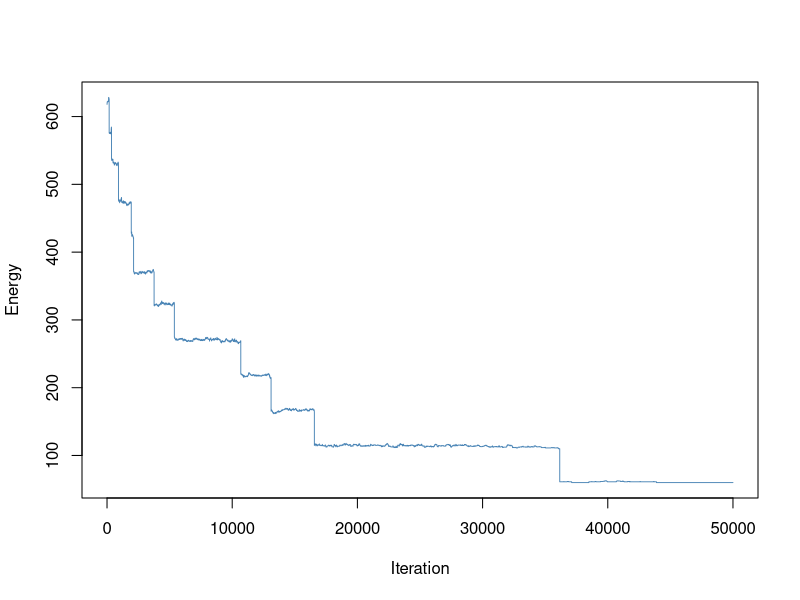

This chart was generated by the following R code: (Note: a time limit stopped this script after it produced the figure.)
##----------------------------------------------------------------------
## EVERYTHING YOU NEED TO CHANGE IS IN THIS SECTION OR THE FINAL SECTION

# Number of doctors available
ndoctors <- 5

# Number of nurses
nnurses <- 7

# Number of days in the schedule
ndays <- 7

# Number of staff present for each shift (must have same # of shifts)
# e.g., c(2, 3, 3) has three shifts with 2, 3, 3 people respectively
doctorstaffing <- c(2, 2, 2, 2, 2)
nursestaffing <- c(3, 3, 3, 3, 3)

# Penalties for violating each of six constraints
# Penalty 1: Each instance of three consecutive shifts (including overnight)
# Penalty 2: Each person who does not have two days off AT ALL
# Penalty 3: Each person who does not have two days off IN A ROW
# Penalty 4: Each instance of first shift following last shift on prev day
# Penalty 5: Each instance of working both weekend days (days 1, 2)
# Penalty 6: Weights for the stdev of nurses'/doctors' shifts in the schedule
#            (trying to make everyone work similar amounts)
penalties <- c(70, 50, 0.5, 5, 1, 2)

# Number of iterations (if too small, might not be able to explore enough)
niter <- 50000

# The cooling schedule: what should the temperature be at step i out of n
coolingschedule <- function(i,n)
{
  # If you want greedy optimization, just fix some low temperature
  #return(1e-3)
  
  # Linear cooling schedule from 1 down to 0
  return(1 - (i/(n+1)))
}

## END OF PARAMETER SECTION
##----------------------------------------------------------------------

# (Some things which are calculated automatically)
doctorindices <- c(1,cumsum(doctorstaffing)+1)
nurseindices <- c(1,cumsum(nursestaffing)+1)
nshifts <- length(doctorstaffing)

# Function to calculate the "energy" (total cost of violations)
get_energy <- function(doctorsunwrapped, nursesunwrapped, penalties)
{
  return(get_energy_sub(doctorsunwrapped,penalties)+
           get_energy_sub(nursesunwrapped,penalties))
}

# ...calculates the energy contribution from doctors & nurses separately
get_energy_sub <- function(subsched, penalties)
{
  energy <- 0
  
  # Array to keep track of total number of shifts worked by each worker
  totshift <- rep(0, dim(subsched)[1])
  
  # Go through the schedule worker by worker...
  for (i in 1:dim(subsched)[1])
  {
    # Count number of shifts for that worker
    totshift[i] <- sum(subsched[i,,])
    
    # Look at whether worker works the last shift on the last day
    lastshift <- subsched[i,ndays,nshifts]
    
    # Look at whether worker has the last day off
    prevoff <- all(subsched[i,ndays,] == FALSE)
    
    daysoff <- 0
    twoinarow <- 1
    
    # If worked the very last shift, did you work the shift before as well?
    #  (looking to capture three shifts in a row wrapping around week to week)
    if (lastshift == 1)
    {
      lastshift <- lastshift + subsched[i,ndays,nshifts-1]
    }
    
    # For each day in the schedule...
    for (j in 1:ndays)
    {
      # If you have the day off, count it;
      #  if the previous day was also off, satisfy "two days off in a row"
      if (all(subsched[i,j,] == FALSE))
      {
        daysoff <- daysoff + 1
        if (prevoff)
        {
          twoinarow <- 0
        }
        prevoff <- TRUE
      }
      else # specifically on the second day, if you worked today and yesterday,
      { # that's a penalty (treating first two days as the weekend)
        if (!prevoff && j == 2)
        {
          energy <- energy + penalties[5]
        }
        prevoff <- FALSE
      }
      # Now check for wraparound shift streaks and assess penalties
      if (subsched[i,j,1] == 1)
      {
        lastshift <- lastshift + 1
        if (lastshift > 1)
        {
          energy <- energy + penalties[4]
        }
        if (lastshift > 2)
        {
          energy <- energy + penalties[1]
        }
      }
      else
      {
        lastshift <- 0
      }
      # Once that is done, move through the remaining shifts, assessing penalties
      for (k in 2:nshifts)
      {
        if (subsched[i,j,k] == 1)
        {
          lastshift <- lastshift + 1
          if (lastshift > 2)
          {
            energy <- energy + penalties[1]
          }
        }
        else
        {
          lastshift <- 0
        }
      }
    }
    # After finishing the week, assess penalties related to days off
    energy <- energy + twoinarow * penalties[3] + (daysoff < 2) * penalties[2]
  }
  
  # Penalize energy according to standard deviation among shifts
  energy <- energy + penalties[6] * sd(totshift)
  return(energy)
}

# Initial point: put people into the schedule in numerical order each day
totalspots <- ndays * sum(doctorstaffing)
initialloop <- rep(1:ndoctors, ceiling(totalspots/ndoctors))
doctorschedule <- matrix(initialloop[1:totalspots], nrow = sum(doctorstaffing), ncol = ndays)
totalspots <- ndays * sum(nursestaffing)
initialloop <- rep(1:nnurses, ceiling(totalspots/nnurses))
nurseschedule <- matrix(initialloop[1:totalspots], nrow = sum(nursestaffing), ncol = ndays)

# Fill in the "unwrapped" schedules (separate schedule for each worker)
doctorsunwrapped <- array(0, c(ndoctors,ndays,nshifts))
for (i in 1:ndays)
{
  for (j in 1:nshifts)
  {
    for (k in doctorindices[j]:(doctorindices[j+1]-1))
    {
      doctorsunwrapped[doctorschedule[k,i],i,j] <- 1
    }
  }
}

nursesunwrapped <- array(0, c(nnurses,ndays,nshifts))
for (i in 1:ndays)
{
  for (j in 1:nshifts)
  {
    for (k in nurseindices[j]:(nurseindices[j+1]-1))
    {
      nursesunwrapped[nurseschedule[k,i],i,j] <- 1
    }
  }
}

# Starting energy...
energy <- rep(0,niter)
energy[1] <- get_energy(doctorsunwrapped, nursesunwrapped, penalties)

# Now run the Gibbs sampler.
for (i in 2:niter)
{
  # Current temperature (from our cooling schedule)
  temperature <- coolingschedule(i,niter)
  
  # Flip a coin to switch either a doctor or a nurse shift.
  if (runif(1) < 0.5)
  {
    # Choose a random shift
    prop <- doctorschedule
    posx <- sample(1:sum(doctorstaffing),1)
    posy <- sample(1:ndays,1)
    
    # Calculate which workers are available to swap into that shift and pick one
    available <- 1:ndoctors
    myblock <- min(which(doctorindices>posx))-1
    for (j in doctorindices[myblock]:(doctorindices[myblock+1]-1))
    {
      if (j != posx)
      {
        available <- setdiff(available, doctorschedule[j,posy])
      }
    }
    prop[posx,posy] <- sample(available,1)
    propunwrapped <- doctorsunwrapped
    propunwrapped[doctorschedule[posx,posy],posy,myblock] <- 0
    propunwrapped[prop[posx,posy],posy,myblock] <- 1
    
    # Calculate energy of new configuration
    new_energy <- get_energy(propunwrapped, nursesunwrapped, penalties)
    
    # With the appropriate probability, update state/energy
    if(runif(1) < exp((energy[i-1]-new_energy)/temperature))
    {
      energy[i] <- new_energy
      doctorschedule <- prop
      doctorsunwrapped <- propunwrapped
    }
    else # otherwise, leave things as they stand.
    {
      energy[i] <- energy[i-1]
    }
  }
  else # same as above, but if you are swapping a nurse
  {
    prop <- nurseschedule
    posx <- sample(1:sum(nursestaffing),1)
    posy <- sample(1:ndays,1)
    available <- 1:nnurses
    myblock <- min(which(nurseindices>posx))-1
    for (j in nurseindices[myblock]:(nurseindices[myblock+1]-1))
    {
      if (j != posx)
      {
        available <- setdiff(available, nurseschedule[j,posy])
      }
    }
    prop[posx,posy] <- sample(available,1)
    
    propunwrapped <- nursesunwrapped
    propunwrapped[nurseschedule[posx,posy],posy,myblock] <- 0
    propunwrapped[prop[posx,posy],posy,myblock] <- 1
    
    new_energy <- get_energy(doctorsunwrapped, propunwrapped, penalties)
    
    if(runif(1) < exp((energy[i-1]-new_energy)/temperature))
    {
      energy[i] <- new_energy
      nurseschedule <- prop
      nursesunwrapped <- propunwrapped
    }
    else
    {
      energy[i] <- energy[i-1]
    }
  }
}

##----------------------------------------------------------------------
## EVERYTHING YOU NEED TO CHANGE IS IN THIS SECTION OR THE FIRST SECTION

# Various things you might want to look at:

# Plotting the energy over time
plot(energy, type="l", col="#4682B4", lwd=0.9, xlab="Iteration", ylab="Energy")

# What was the lowest energy? (Is this necessarily the energy of the final state?)
min(energy)

# Check out our final schedule.
#  The columns are days. If there are three shifts of 2 workers,
#  the first 2 rows are shift 1, the next 2 rows are shift 2, etc.
#  Numbers in table correspond to workers. 1, 2, 3, ...
print(doctorschedule)
print(nurseschedule)

# If you want to look at an individual person's schedule,
#  check the "unwrapped" matrices. For example,
#  the shift schedule for doctor 3 is below; rows are days,
#  columns are shifts, 1 = working, 0 not working
print(doctorsunwrapped[3,,])

## END OF FINAL SECTION
##----------------------------------------------------------------------

# Greedy
##----------------------------------------------------------------------
## EVERYTHING YOU NEED TO CHANGE IS IN THIS SECTION OR THE FINAL SECTION

# Number of doctors available
ndoctors <- 5

# Number of nurses
nnurses <- 7

# Number of days in the schedule
ndays <- 7

# Number of staff present for each shift (must have same # of shifts)
# e.g., c(2, 3, 3) has three shifts with 2, 3, 3 people respectively
doctorstaffing <- c(2, 2, 2, 2, 2)
nursestaffing <- c(3, 3, 3, 3, 3)

# Penalties for violating each of six constraints
# Penalty 1: Each instance of three consecutive shifts (including overnight)
# Penalty 2: Each person who does not have two days off AT ALL
# Penalty 3: Each person who does not have two days off IN A ROW
# Penalty 4: Each instance of first shift following last shift on prev day
# Penalty 5: Each instance of working both weekend days (days 1, 2)
# Penalty 6: Weights for the stdev of nurses'/doctors' shifts in the schedule
#            (trying to make everyone work similar amounts)
penalties <- c(100, 100, 0.5, 5, 1, 2)

# Number of iterations (if too small, might not be able to explore enough)
niter <- 50000

# The cooling schedule: what should the temperature be at step i out of n
coolingschedule <- function(i,n)
{
  # If you want greedy optimization, just fix some low temperature
  return(1e-3)
}

## END OF PARAMETER SECTION
##----------------------------------------------------------------------

# (Some things which are calculated automatically)
doctorindices <- c(1,cumsum(doctorstaffing)+1)
nurseindices <- c(1,cumsum(nursestaffing)+1)
nshifts <- length(doctorstaffing)

# Function to calculate the "energy" (total cost of violations)
get_energy <- function(doctorsunwrapped, nursesunwrapped, penalties)
{
  return(get_energy_sub(doctorsunwrapped,penalties)+
           get_energy_sub(nursesunwrapped,penalties))
}

# ...calculates the energy contribution from doctors & nurses separately
get_energy_sub <- function(subsched, penalties)
{
  energy <- 0
  
  # Array to keep track of total number of shifts worked by each worker
  totshift <- rep(0, dim(subsched)[1])
  
  # Go through the schedule worker by worker...
  for (i in 1:dim(subsched)[1])
  {
    # Count number of shifts for that worker
    totshift[i] <- sum(subsched[i,,])
    
    # Look at whether worker works the last shift on the last day
    lastshift <- subsched[i,ndays,nshifts]
    
    # Look at whether worker has the last day off
    prevoff <- all(subsched[i,ndays,] == FALSE)
    
    daysoff <- 0
    twoinarow <- 1
    
    # If worked the very last shift, did you work the shift before as well?
    #  (looking to capture three shifts in a row wrapping around week to week)
    if (lastshift == 1)
    {
      lastshift <- lastshift + subsched[i,ndays,nshifts-1]
    }
    
    # For each day in the schedule...
    for (j in 1:ndays)
    {
      # If you have the day off, count it;
      #  if the previous day was also off, satisfy "two days off in a row"
      if (all(subsched[i,j,] == FALSE))
      {
        daysoff <- daysoff + 1
        if (prevoff)
        {
          twoinarow <- 0
        }
        prevoff <- TRUE
      }
      else # specifically on the second day, if you worked today and yesterday,
      { # that's a penalty (treating first two days as the weekend)
        if (!prevoff && j == 2)
        {
          energy <- energy + penalties[5]
        }
        prevoff <- FALSE
      }
      # Now check for wraparound shift streaks and assess penalties
      if (subsched[i,j,1] == 1)
      {
        lastshift <- lastshift + 1
        if (lastshift > 1)
        {
          energy <- energy + penalties[4]
        }
        if (lastshift > 2)
        {
          energy <- energy + penalties[1]
        }
      }
      else
      {
        lastshift <- 0
      }
      # Once that is done, move through the remaining shifts, assessing penalties
      for (k in 2:nshifts)
      {
        if (subsched[i,j,k] == 1)
        {
          lastshift <- lastshift + 1
          if (lastshift > 2)
          {
            energy <- energy + penalties[1]
          }
        }
        else
        {
          lastshift <- 0
        }
      }
    }
    # After finishing the week, assess penalties related to days off
    energy <- energy + twoinarow * penalties[3] + (daysoff < 2) * penalties[2]
  }
  
  # Penalize energy according to standard deviation among shifts
  energy <- energy + penalties[6] * sd(totshift)
  return(energy)
}

# Initial point: put people into the schedule in numerical order each day
totalspots <- ndays * sum(doctorstaffing)
initialloop <- rep(1:ndoctors, ceiling(totalspots/ndoctors))
doctorschedule <- matrix(initialloop[1:totalspots], nrow = sum(doctorstaffing), ncol = ndays)
totalspots <- ndays * sum(nursestaffing)
initialloop <- rep(1:nnurses, ceiling(totalspots/nnurses))
nurseschedule <- matrix(initialloop[1:totalspots], nrow = sum(nursestaffing), ncol = ndays)

# Fill in the "unwrapped" schedules (separate schedule for each worker)
doctorsunwrapped <- array(0, c(ndoctors,ndays,nshifts))
for (i in 1:ndays)
{
  for (j in 1:nshifts)
  {
    for (k in doctorindices[j]:(doctorindices[j+1]-1))
    {
      doctorsunwrapped[doctorschedule[k,i],i,j] <- 1
    }
  }
}

nursesunwrapped <- array(0, c(nnurses,ndays,nshifts))
for (i in 1:ndays)
{
  for (j in 1:nshifts)
  {
    for (k in nurseindices[j]:(nurseindices[j+1]-1))
    {
      nursesunwrapped[nurseschedule[k,i],i,j] <- 1
    }
  }
}

# Starting energy...
energy <- rep(0,niter)
energy[1] <- get_energy(doctorsunwrapped, nursesunwrapped, penalties)

# Now run the Gibbs sampler.
for (i in 2:niter)
{
  # Current temperature (from our cooling schedule)
  temperature <- coolingschedule(i,niter)
  
  # Flip a coin to switch either a doctor or a nurse shift.
  if (runif(1) < 0.5)
  {
    # Choose a random shift
    prop <- doctorschedule
    posx <- sample(1:sum(doctorstaffing),1)
    posy <- sample(1:ndays,1)
    
    # Calculate which workers are available to swap into that shift and pick one
    available <- 1:ndoctors
    myblock <- min(which(doctorindices>posx))-1
    for (j in doctorindices[myblock]:(doctorindices[myblock+1]-1))
    {
      if (j != posx)
      {
        available <- setdiff(available, doctorschedule[j,posy])
      }
    }
    prop[posx,posy] <- sample(available,1)
    propunwrapped <- doctorsunwrapped
    propunwrapped[doctorschedule[posx,posy],posy,myblock] <- 0
    propunwrapped[prop[posx,posy],posy,myblock] <- 1
    
    # Calculate energy of new configuration
    new_energy <- get_energy(propunwrapped, nursesunwrapped, penalties)
    
    # With the appropriate probability, update state/energy
    if(runif(1) < exp((energy[i-1]-new_energy)/temperature))
    {
      energy[i] <- new_energy
      doctorschedule <- prop
      doctorsunwrapped <- propunwrapped
    }
    else # otherwise, leave things as they stand.
    {
      energy[i] <- energy[i-1]
    }
  }
  else # same as above, but if you are swapping a nurse
  {
    prop <- nurseschedule
    posx <- sample(1:sum(nursestaffing),1)
    posy <- sample(1:ndays,1)
    available <- 1:nnurses
    myblock <- min(which(nurseindices>posx))-1
    for (j in nurseindices[myblock]:(nurseindices[myblock+1]-1))
    {
      if (j != posx)
      {
        available <- setdiff(available, nurseschedule[j,posy])
      }
    }
    prop[posx,posy] <- sample(available,1)
    
    propunwrapped <- nursesunwrapped
    propunwrapped[nurseschedule[posx,posy],posy,myblock] <- 0
    propunwrapped[prop[posx,posy],posy,myblock] <- 1
    
    new_energy <- get_energy(doctorsunwrapped, propunwrapped, penalties)
    
    if(runif(1) < exp((energy[i-1]-new_energy)/temperature))
    {
      energy[i] <- new_energy
      nurseschedule <- prop
      nursesunwrapped <- propunwrapped
    }
    else
    {
      energy[i] <- energy[i-1]
    }
  }
}

##----------------------------------------------------------------------
## EVERYTHING YOU NEED TO CHANGE IS IN THIS SECTION OR THE FIRST SECTION

# Various things you might want to look at:
# Plotting the energy over time
lines(energy, type = "l", col = "#FFA500", lwd = 0.9, xlab = "Iteration", ylab = "Energy")

# What was the lowest energy? (Is this necessarily the energy of the final state?)
min(energy)

# Check out our final schedule.
#  The columns are days. If there are three shifts of 2 workers,
#  the first 2 rows are shift 1, the next 2 rows are shift 2, etc.
#  Numbers in table correspond to workers. 1, 2, 3, ...
print(doctorschedule)
print(nurseschedule)

# If you want to look at an individual person's schedule,
#  check the "unwrapped" matrices. For example,
#  the shift schedule for doctor 3 is below; rows are days,
#  columns are shifts, 1 = working, 0 not working
print(doctorsunwrapped[3,,])

## END OF FINAL SECTION
##----------------------------------------------------------------------


#Log

##----------------------------------------------------------------------
## EVERYTHING YOU NEED TO CHANGE IS IN THIS SECTION OR THE FINAL SECTION

# Number of doctors available
ndoctors <- 5

# Number of nurses
nnurses <- 7

# Number of days in the schedule
ndays <- 7

# Number of staff present for each shift (must have same # of shifts)
# e.g., c(2, 3, 3) has three shifts with 2, 3, 3 people respectively
doctorstaffing <- c(2, 2, 2, 2, 2)
nursestaffing <- c(3, 3, 3, 3, 3)

# Penalties for violating each of six constraints
# Penalty 1: Each instance of three consecutive shifts (including overnight)
# Penalty 2: Each person who does not have two days off AT ALL
# Penalty 3: Each person who does not have two days off IN A ROW
# Penalty 4: Each instance of first shift following last shift on prev day
# Penalty 5: Each instance of working both weekend days (days 1, 2)
# Penalty 6: Weights for the stdev of nurses'/doctors' shifts in the schedule
#            (trying to make everyone work similar amounts)
penalties <- c(100, 100, 0.5, 5, 1, 2)

# Number of iterations (if too small, might not be able to explore enough)
niter <- 50000

# The cooling schedule: what should the temperature be at step i out of n
coolingschedule <- function(i,n)
{
  # Log cooling schedule
  return(0.02/log(1+(i+1)/n))
}

## END OF PARAMETER SECTION
##----------------------------------------------------------------------

# (Some things which are calculated automatically)
doctorindices <- c(1,cumsum(doctorstaffing)+1)
nurseindices <- c(1,cumsum(nursestaffing)+1)
nshifts <- length(doctorstaffing)

# Function to calculate the "energy" (total cost of violations)
get_energy <- function(doctorsunwrapped, nursesunwrapped, penalties)
{
  return(get_energy_sub(doctorsunwrapped,penalties)+
           get_energy_sub(nursesunwrapped,penalties))
}

# ...calculates the energy contribution from doctors & nurses separately
get_energy_sub <- function(subsched, penalties)
{
  energy <- 0
  
  # Array to keep track of total number of shifts worked by each worker
  totshift <- rep(0, dim(subsched)[1])
  
  # Go through the schedule worker by worker...
  for (i in 1:dim(subsched)[1])
  {
    # Count number of shifts for that worker
    totshift[i] <- sum(subsched[i,,])
    
    # Look at whether worker works the last shift on the last day
    lastshift <- subsched[i,ndays,nshifts]
    
    # Look at whether worker has the last day off
    prevoff <- all(subsched[i,ndays,] == FALSE)
    
    daysoff <- 0
    twoinarow <- 1
    
    # If worked the very last shift, did you work the shift before as well?
    #  (looking to capture three shifts in a row wrapping around week to week)
    if (lastshift == 1)
    {
      lastshift <- lastshift + subsched[i,ndays,nshifts-1]
    }
    
    # For each day in the schedule...
    for (j in 1:ndays)
    {
      # If you have the day off, count it;
      #  if the previous day was also off, satisfy "two days off in a row"
      if (all(subsched[i,j,] == FALSE))
      {
        daysoff <- daysoff + 1
        if (prevoff)
        {
          twoinarow <- 0
        }
        prevoff <- TRUE
      }
      else # specifically on the second day, if you worked today and yesterday,
      { # that's a penalty (treating first two days as the weekend)
        if (!prevoff && j == 2)
        {
          energy <- energy + penalties[5]
        }
        prevoff <- FALSE
      }
      # Now check for wraparound shift streaks and assess penalties
      if (subsched[i,j,1] == 1)
      {
        lastshift <- lastshift + 1
        if (lastshift > 1)
        {
          energy <- energy + penalties[4]
        }
        if (lastshift > 2)
        {
          energy <- energy + penalties[1]
        }
      }
      else
      {
        lastshift <- 0
      }
      # Once that is done, move through the remaining shifts, assessing penalties
      for (k in 2:nshifts)
      {
        if (subsched[i,j,k] == 1)
        {
          lastshift <- lastshift + 1
          if (lastshift > 2)
          {
            energy <- energy + penalties[1]
          }
        }
        else
        {
          lastshift <- 0
        }
      }
    }
    # After finishing the week, assess penalties related to days off
    energy <- energy + twoinarow * penalties[3] + (daysoff < 2) * penalties[2]
  }
  
  # Penalize energy according to standard deviation among shifts
  energy <- energy + penalties[6] * sd(totshift)
  return(energy)
}

# Initial point: put people into the schedule in numerical order each day
totalspots <- ndays * sum(doctorstaffing)
initialloop <- rep(1:ndoctors, ceiling(totalspots/ndoctors))
doctorschedule <- matrix(initialloop[1:totalspots], nrow = sum(doctorstaffing), ncol = ndays)
totalspots <- ndays * sum(nursestaffing)
initialloop <- rep(1:nnurses, ceiling(totalspots/nnurses))
nurseschedule <- matrix(initialloop[1:totalspots], nrow = sum(nursestaffing), ncol = ndays)

# Fill in the "unwrapped" schedules (separate schedule for each worker)
doctorsunwrapped <- array(0, c(ndoctors,ndays,nshifts))
for (i in 1:ndays)
{
  for (j in 1:nshifts)
  {
    for (k in doctorindices[j]:(doctorindices[j+1]-1))
    {
      doctorsunwrapped[doctorschedule[k,i],i,j] <- 1
    }
  }
}

nursesunwrapped <- array(0, c(nnurses,ndays,nshifts))
for (i in 1:ndays)
{
  for (j in 1:nshifts)
  {
    for (k in nurseindices[j]:(nurseindices[j+1]-1))
    {
      nursesunwrapped[nurseschedule[k,i],i,j] <- 1
    }
  }
}

# Starting energy...
energy <- rep(0,niter)
energy[1] <- get_energy(doctorsunwrapped, nursesunwrapped, penalties)

# Now run the Gibbs sampler.
for (i in 2:niter)
{
  # Current temperature (from our cooling schedule)
  temperature <- coolingschedule(i,niter)
  
  # Flip a coin to switch either a doctor or a nurse shift.
  if (runif(1) < 0.5)
  {
    # Choose a random shift
    prop <- doctorschedule
    posx <- sample(1:sum(doctorstaffing),1)
    posy <- sample(1:ndays,1)
    
    # Calculate which workers are available to swap into that shift and pick one
    available <- 1:ndoctors
    myblock <- min(which(doctorindices>posx))-1
    for (j in doctorindices[myblock]:(doctorindices[myblock+1]-1))
    {
      if (j != posx)
      {
        available <- setdiff(available, doctorschedule[j,posy])
      }
    }
    prop[posx,posy] <- sample(available,1)
    propunwrapped <- doctorsunwrapped
    propunwrapped[doctorschedule[posx,posy],posy,myblock] <- 0
    propunwrapped[prop[posx,posy],posy,myblock] <- 1
    
    # Calculate energy of new configuration
    new_energy <- get_energy(propunwrapped, nursesunwrapped, penalties)
    
    # With the appropriate probability, update state/energy
    if(runif(1) < exp((energy[i-1]-new_energy)/temperature))
    {
      energy[i] <- new_energy
      doctorschedule <- prop
      doctorsunwrapped <- propunwrapped
    }
    else # otherwise, leave things as they stand.
    {
      energy[i] <- energy[i-1]
    }
  }
  else # same as above, but if you are swapping a nurse
  {
    prop <- nurseschedule
    posx <- sample(1:sum(nursestaffing),1)
    posy <- sample(1:ndays,1)
    available <- 1:nnurses
    myblock <- min(which(nurseindices>posx))-1
    for (j in nurseindices[myblock]:(nurseindices[myblock+1]-1))
    {
      if (j != posx)
      {
        available <- setdiff(available, nurseschedule[j,posy])
      }
    }
    prop[posx,posy] <- sample(available,1)
    
    propunwrapped <- nursesunwrapped
    propunwrapped[nurseschedule[posx,posy],posy,myblock] <- 0
    propunwrapped[prop[posx,posy],posy,myblock] <- 1
    
    new_energy <- get_energy(doctorsunwrapped, propunwrapped, penalties)
    
    if(runif(1) < exp((energy[i-1]-new_energy)/temperature))
    {
      energy[i] <- new_energy
      nurseschedule <- prop
      nursesunwrapped <- propunwrapped
    }
    else
    {
      energy[i] <- energy[i-1]
    }
  }
}

##----------------------------------------------------------------------
## EVERYTHING YOU NEED TO CHANGE IS IN THIS SECTION OR THE FIRST SECTION

# Various things you might want to look at:

# Plotting the energy over time
# Add the second line with a red dashed line
lines(energy, type="l", col="#006400", lwd=0.9, lty=1)  #

# What was the lowest energy? (Is this necessarily the energy of the final state?)
min(energy)

# Check out our final schedule.
#  The columns are days. If there are three shifts of 2 workers,
#  the first 2 rows are shift 1, the next 2 rows are shift 2, etc.
#  Numbers in table correspond to workers. 1, 2, 3, ...
print(doctorschedule)
print(nurseschedule)

# If you want to look at an individual person's schedule,
#  check the "unwrapped" matrices. For example,
#  the shift schedule for doctor 3 is below; rows are days,
#  columns are shifts, 1 = working, 0 not working
print(doctorsunwrapped[3,,])

## END OF FINAL SECTION
##----------------------------------------------------------------------


# Exponential
##----------------------------------------------------------------------
## EVERYTHING YOU NEED TO CHANGE IS IN THIS SECTION OR THE FINAL SECTION

# Number of doctors available
ndoctors <- 7

# Number of nurses
nnurses <- 10

# Number of days in the schedule
ndays <- 7

# Number of staff present for each shift (must have same # of shifts)
# e.g., c(2, 3, 3) has three shifts with 2, 3, 3 people respectively
doctorstaffing <- c(2, 2, 2, 2, 2)
nursestaffing <- c(3, 3, 3, 3, 3)

# Penalties for violating each of six constraints
penalties <- c(100, 100, 0.5, 5, 1, 2)

# Number of iterations
niter <- 50000

# Exponential cooling schedule
coolingschedule <- function(i, n) {
  T0 <- 1 # Initial temperature
  alpha <- 5 / n # Decay rate (adjust this as needed for your application)
  return(T0 * exp(-alpha * i))
}

## END OF PARAMETER SECTION
##----------------------------------------------------------------------

# Calculate indices for doctors and nurses
doctorindices <- c(1, cumsum(doctorstaffing) + 1)
nurseindices <- c(1, cumsum(nursestaffing) + 1)
nshifts <- length(doctorstaffing)

# Function to calculate the "energy" (total cost of violations)
get_energy <- function(doctorsunwrapped, nursesunwrapped, penalties) {
  return(get_energy_sub(doctorsunwrapped, penalties) +
           get_energy_sub(nursesunwrapped, penalties))
}

# Energy calculation for doctors and nurses
get_energy_sub <- function(subsched, penalties) {
  energy <- 0
  totshift <- rep(0, dim(subsched)[1])
  for (i in 1:dim(subsched)[1]) {
    totshift[i] <- sum(subsched[i, , ])
    lastshift <- subsched[i, ndays, nshifts]
    prevoff <- all(subsched[i, ndays, ] == FALSE)
    daysoff <- 0
    twoinarow <- 1
    if (lastshift == 1) {
      lastshift <- lastshift + subsched[i, ndays, nshifts - 1]
    }
    for (j in 1:ndays) {
      if (all(subsched[i, j, ] == FALSE)) {
        daysoff <- daysoff + 1
        if (prevoff) {
          twoinarow <- 0
        }
        prevoff <- TRUE
      } else {
        if (!prevoff && j == 2) {
          energy <- energy + penalties[5]
        }
        prevoff <- FALSE
      }
      if (subsched[i, j, 1] == 1) {
        lastshift <- lastshift + 1
        if (lastshift > 1) {
          energy <- energy + penalties[4]
        }
        if (lastshift > 2) {
          energy <- energy + penalties[1]
        }
      } else {
        lastshift <- 0
      }
      for (k in 2:nshifts) {
        if (subsched[i, j, k] == 1) {
          lastshift <- lastshift + 1
          if (lastshift > 2) {
            energy <- energy + penalties[1]
          }
        } else {
          lastshift <- 0
        }
      }
    }
    energy <- energy + twoinarow * penalties[3] + (daysoff < 2) * penalties[2]
  }
  energy <- energy + penalties[6] * sd(totshift)
  return(energy)
}

# Initial schedules
totalspots <- ndays * sum(doctorstaffing)
initialloop <- rep(1:ndoctors, ceiling(totalspots / ndoctors))
doctorschedule <- matrix(initialloop[1:totalspots], nrow = sum(doctorstaffing), ncol = ndays)
totalspots <- ndays * sum(nursestaffing)
initialloop <- rep(1:nnurses, ceiling(totalspots / nnurses))
nurseschedule <- matrix(initialloop[1:totalspots], nrow = sum(nursestaffing), ncol = ndays)

# Unwrapped schedules for each worker
doctorsunwrapped <- array(0, c(ndoctors, ndays, nshifts))
for (i in 1:ndays) {
  for (j in 1:nshifts) {
    for (k in doctorindices[j]:(doctorindices[j + 1] - 1)) {
      doctorsunwrapped[doctorschedule[k, i], i, j] <- 1
    }
  }
}

nursesunwrapped <- array(0, c(nnurses, ndays, nshifts))
for (i in 1:ndays) {
  for (j in 1:nshifts) {
    for (k in nurseindices[j]:(nurseindices[j + 1] - 1)) {
      nursesunwrapped[nurseschedule[k, i], i, j] <- 1
    }
  }
}

# Starting energy
energy <- rep(0, niter)
energy[1] <- get_energy(doctorsunwrapped, nursesunwrapped, penalties)

# Gibbs sampler with exponential cooling schedule
for (i in 2:niter) {
  temperature <- coolingschedule(i, niter)
  
  if (runif(1) < 0.5) {
    prop <- doctorschedule
    posx <- sample(1:sum(doctorstaffing), 1)
    posy <- sample(1:ndays, 1)
    available <- 1:ndoctors
    myblock <- min(which(doctorindices > posx)) - 1
    for (j in doctorindices[myblock]:(doctorindices[myblock + 1] - 1)) {
      if (j != posx) {
        available <- setdiff(available, doctorschedule[j, posy])
      }
    }
    prop[posx, posy] <- sample(available, 1)
    propunwrapped <- doctorsunwrapped
    propunwrapped[doctorschedule[posx, posy], posy, myblock] <- 0
    propunwrapped[prop[posx, posy], posy, myblock] <- 1
    new_energy <- get_energy(propunwrapped, nursesunwrapped, penalties)
    if (runif(1) < exp((energy[i - 1] - new_energy) / temperature)) {
      energy[i] <- new_energy
      doctorschedule <- prop
      doctorsunwrapped <- propunwrapped
    } else {
      energy[i] <- energy[i - 1]
    }
  } else {
    prop <- nurseschedule
    posx <- sample(1:sum(nursestaffing), 1)
    posy <- sample(1:ndays, 1)
    available <- 1:nnurses
    myblock <- min(which(nurseindices > posx)) - 1
    for (j in nurseindices[myblock]:(nurseindices[myblock + 1] - 1)) {
      if (j != posx) {
        available <- setdiff(available, nurseschedule[j, posy])
      }
    }
    prop[posx, posy] <- sample(available, 1)
    propunwrapped <- nursesunwrapped
    propunwrapped[nurseschedule[posx, posy], posy, myblock] <- 0
    propunwrapped[prop[posx, posy], posy, myblock] <- 1
    new_energy <- get_energy(doctorsunwrapped, propunwrapped, penalties)
    if (runif(1) < exp((energy[i - 1] - new_energy) / temperature)) {
      energy[i] <- new_energy
      nurseschedule <- prop
      nursesunwrapped <- propunwrapped
    } else {
      energy[i] <- energy[i - 1]
    }
  }
}

##----------------------------------------------------------------------
## EVERYTHING YOU NEED TO CHANGE IS IN THIS SECTION OR THE FIRST SECTION

# Lowest energy achieved
cat("Lowest Energy:", min(energy), "\n")

# Final schedules for doctors and nurses
print("Final Doctors Schedule:")
print(doctorschedule)
print("Final Nurses Schedule:")
print(nurseschedule)

# Example: Doctor 3's unwrapped schedule
print("Doctor 3's Schedule:")
print(doctorsunwrapped[3, , ])

## END OF FINAL SECTION
##----------------------------------------------------------------------

# Plotting the energy over time
lines(energy, type = "l", col = "#B22222", lwd = 0.75)

# Lowest energy achieved
min_energy <- min(energy)
cat("Lowest energy:", min_energy, "\n")

## END OF PROGRAM


# Add custom legend
legend("topright", 
       legend = c("Linear", "Greedy", "Log", "Exponential"),  # New legend text
       col = c("#4682B4", "#FFA500", "#006400","#B22222"),                # Colors of the lines
       lty = c(1, 1),                          # Line types for each
       lwd = c(2, 2),                          # Line widths for each
       box.lwd = 0.5)                          # Border line width around the legend

title(main = "Energy vs. Time")
